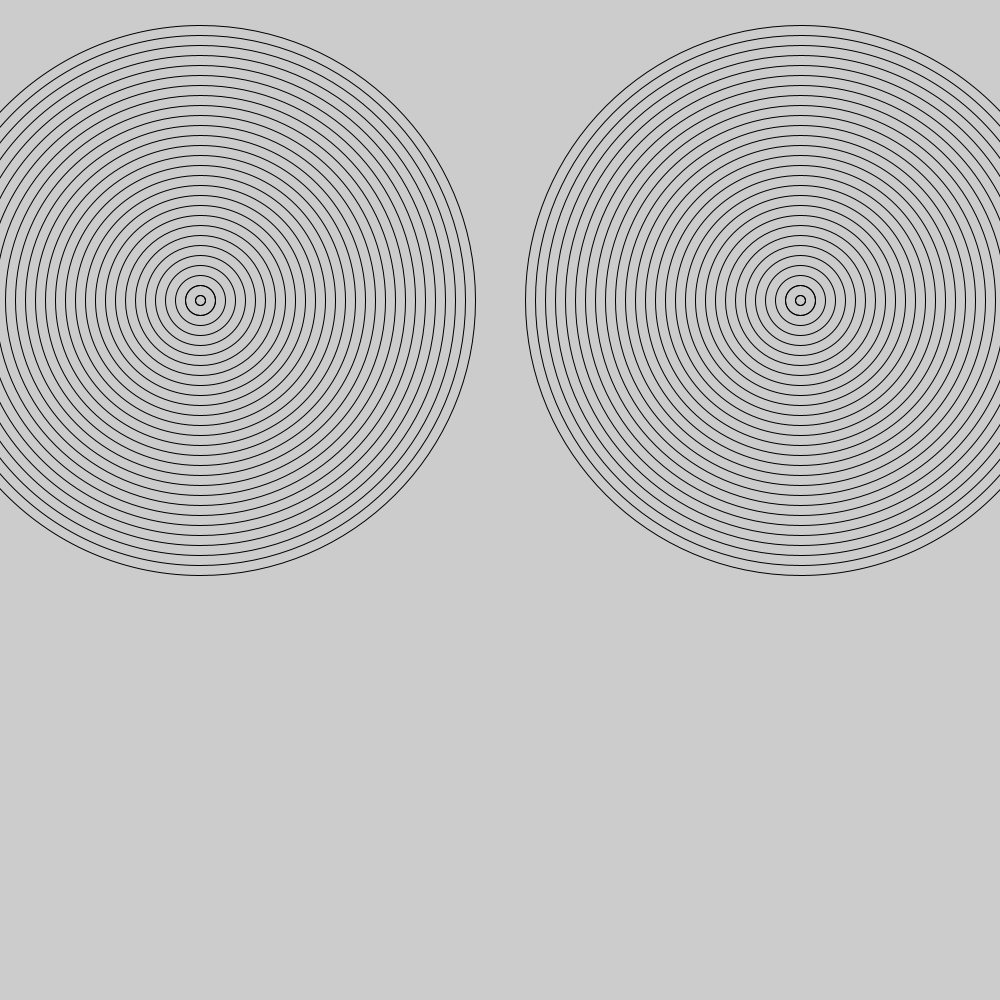
Frame 1 (no input)
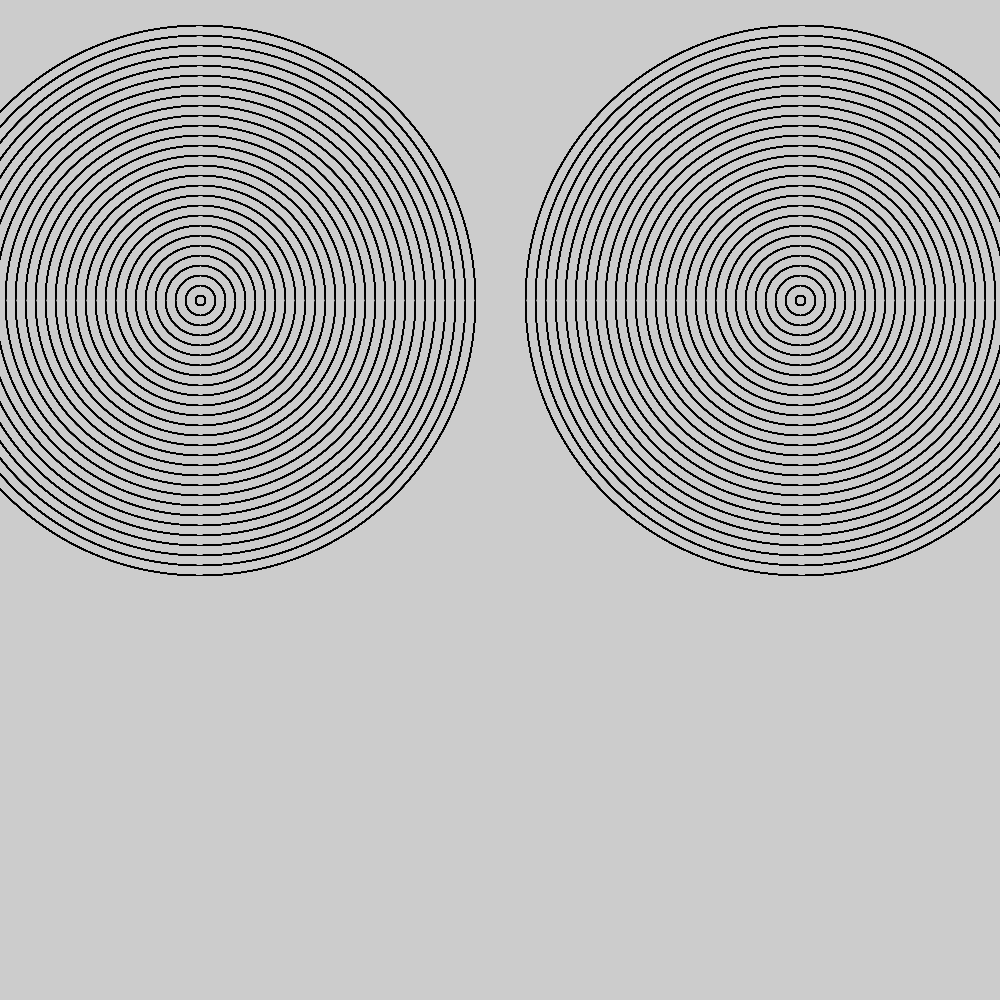
Frame 60 (the mouse pressed at the canvas centre just before this capture)
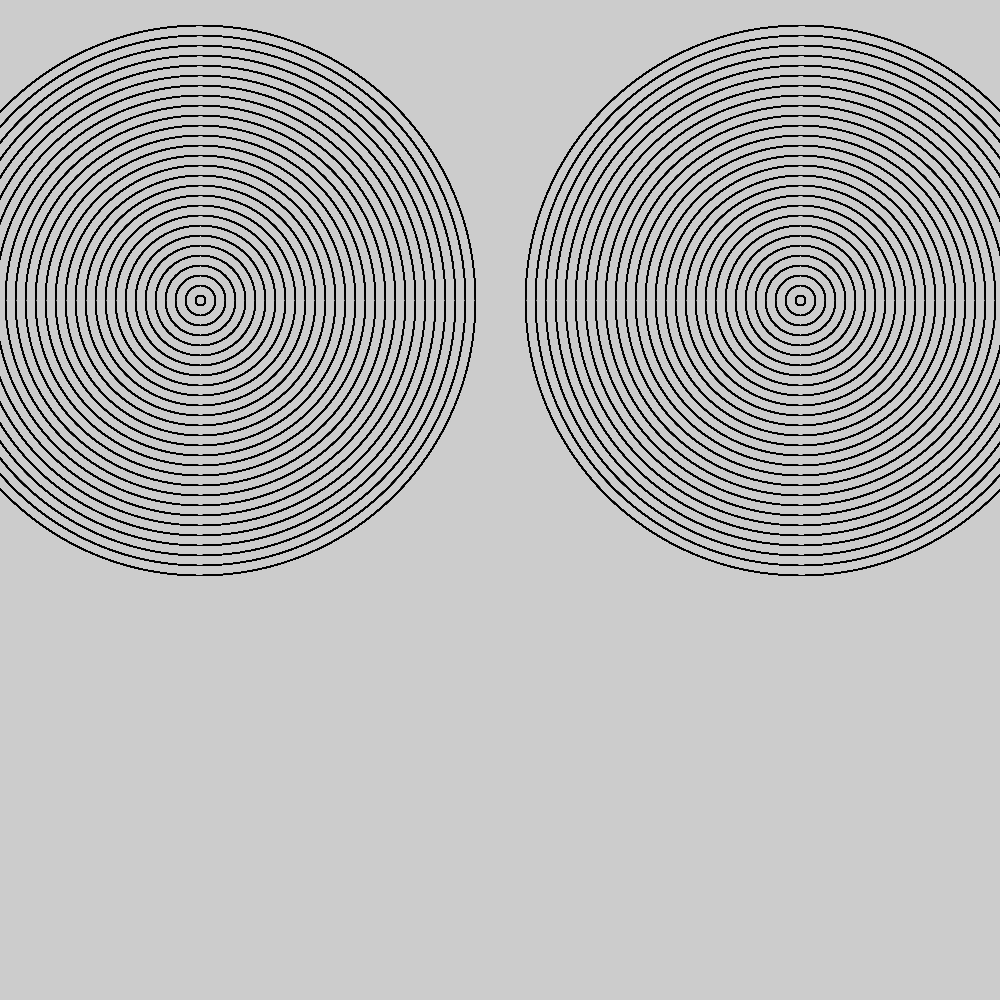
Frame 120 (the mouse held since frame 60 and released just before this capture)

The Processing sketch that drew these frames (run headless with seeded random() and noise(); from frame 60 on, the mouse is pressed at the canvas centre):

// Processing sketch: Amazing_Rings
// ── Amazing_Rings.pde
void setup() {
  size(1000, 1000);
}
void draw() {
  
  //right ring
  int size = 550;
  int mod;
  for (int i = 0; i<30; i++) {
    mod=i%2; 
    if (mod==0) {
      fill(255, 0, 0);
    } else {
      fill(0, 0, 0);
    }
    noFill();
    ellipse(200, 300, size, size);
    size-=20;
  }
   
    //left ring
    int size2= 550;
  int mod2;
  for (int i = 0; i<30; i++) {
    mod2=i%2; 
    if (mod2==0){
      fill(255, 0, 0);
    }
    else {
      fill(0, 0, 0);
    }
    noFill();
    ellipse(800, 300, size2, size2);
    size2-=20;
  } 










}
